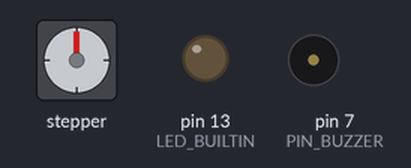
Simulated run of this sketch. Board: Arduino Uno, built with avr-gcc and run on an emulated ATmega328P. On the bench: stepper motor, output pins drawn as LEDs (lit = HIGH), buzzer (waves = sounding). Stepper angles assume 2048 steps per turn.

Above: at 0.5 s.
At 4.6 s:
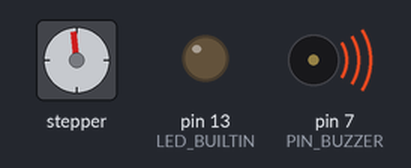
At 9.3 s:
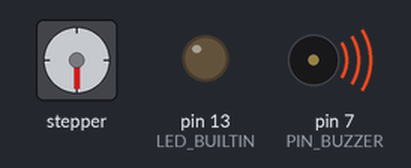
At 21.9 s:
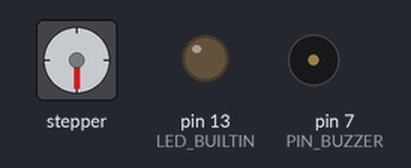
At 38.9 s:
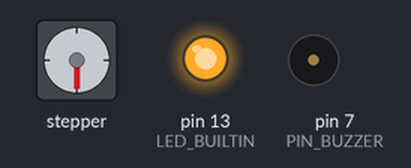
Timing chart, 0 to 40.0 s (numbered marks = the images above):
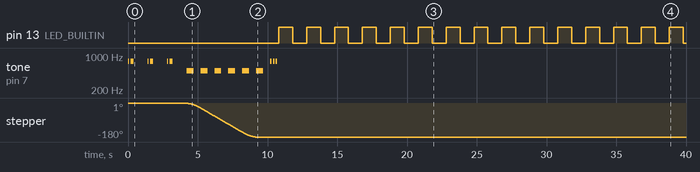

The sketch:

PetFeeder.ino
```cpp
#include <AccelStepper.h>

const int MOTOR_STEPS = -1024; // Half turn
const int DELAY_FEED_CYCLE = 12; // Every 12 hours or so
const int PIN_BUZZER = 7;

AccelStepper stepper(AccelStepper::FULL4WIRE, 8, 10, 9, 11); // For 28BYJ-48 swap pins 2 and 3

const int BEGIN_MELODY_LENGTH = 12;
// Melody in Hz
int beginMelodyFreq[] = {
  775, 0, 775, 0, 775, 0, 775, 0, 775, 0, 775, 0
};
// Duration in milliseconds
int beginMelodyDurations[] = {
  100, 100, 200, 1000, 100, 100, 200, 1000, 100, 100, 200, 1000
};

const int END_MELODY_LENGTH = 6;
// Melody in Hz
int endMelodyFreq[] = {
  775, 0, 775, 0, 775, 0
};
// Duration in milliseconds
int endMelodyDurations[] = {
  100, 100, 100, 100, 100, 100
};

const int FEEDING_TONE = 500;
const int FEEDING_TONE_DURATION = 500;

void setup()
{
  pinMode(LED_BUILTIN, OUTPUT);
  pinMode(PIN_BUZZER, OUTPUT);

  stepper.setMaxSpeed(256);
  stepper.setAcceleration(256);
}

void loop()
{
  // Begin alarm
  for (int note = 0; note < BEGIN_MELODY_LENGTH; note++) {
    tone(PIN_BUZZER, beginMelodyFreq[note], beginMelodyDurations[note]);
    delay(beginMelodyDurations[note]);
  }

  // Feeding alarm
  unsigned long toneBegin = millis();
  tone(PIN_BUZZER, FEEDING_TONE, FEEDING_TONE_DURATION);

  // Turn once
  stepper.move(MOTOR_STEPS);
  stepper.enableOutputs();
  while (stepper.distanceToGo() != 0) {
    // Run the motor
    stepper.run();

    // Feeding alarm
    if (millis() - toneBegin > 2 * FEEDING_TONE_DURATION) {
      toneBegin = millis();
      tone(PIN_BUZZER, FEEDING_TONE, FEEDING_TONE_DURATION);
    }
  }
  stepper.disableOutputs();

  while (millis() - toneBegin < 2 * FEEDING_TONE_DURATION) {
    delay(1);
  }

  // End alarm
  for (int note = 0; note < END_MELODY_LENGTH; note++) {
    tone(PIN_BUZZER, endMelodyFreq[note], endMelodyDurations[note]);
    delay(endMelodyDurations[note]);
  }

  // Wait until the next feed cycle
  bool LedState = false;
  for (int h = 0; h < DELAY_FEED_CYCLE; h++) {
    for (int m = 0; m < 60; m++) {
      for (int s = 0; s < 60; s++) {
        LedState = !LedState;
        digitalWrite(LED_BUILTIN, LedState);
        delay(1000);
      }
    }
  }
}
```

Measured:
- by itself, pin 13 (LED_BUILTIN): LOW → HIGH at 10.8 s, → LOW 1.0 s later, → HIGH 1.0 s later, → LOW 1.0 s later, … (30 changes in this stretch)
- by itself, stepper: turns 180° counter-clockwise in 4.9 s
- by itself, tone on pin 7 (PIN_BUZZER): plays 775 Hz for 0.10 s, 775 Hz for 0.20 s, 775 Hz for 0.10 s, 775 Hz for 0.20 s, 775 Hz for 0.10 s, 775 Hz for 0.20 s … (15 notes in this stretch)
